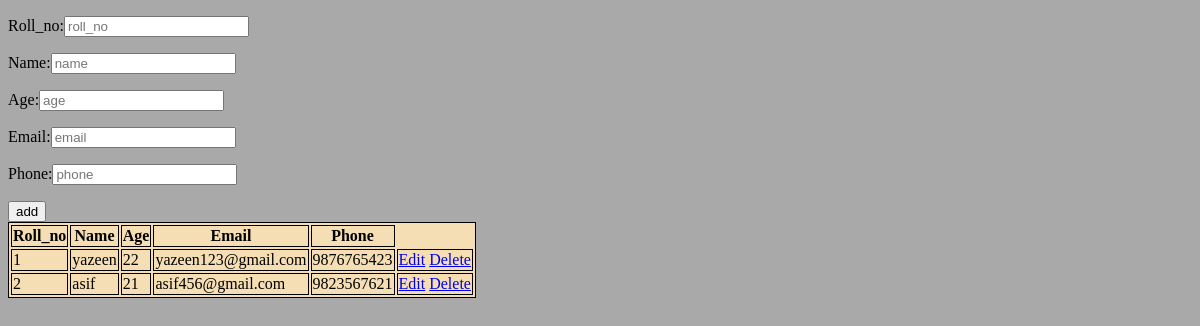
The app's page /disp_std, older data.
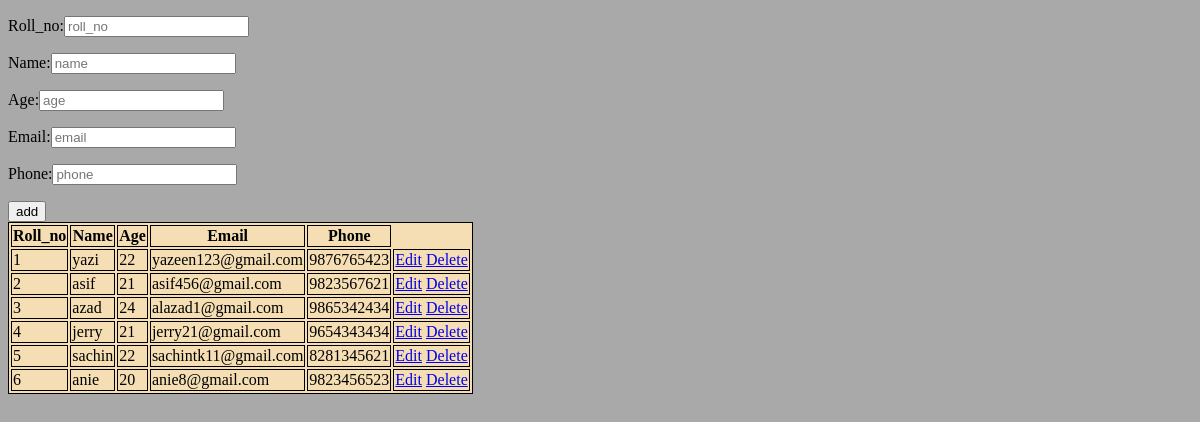
The same page, newer data.
### app1/models.py (models this page shows, shortened)
class student(models.Model):
    roll_no=models.IntegerField()
    name=models.TextField()
    age=models.IntegerField()
    email=models.EmailField()
    phone=models.IntegerField()

### app1/views.py (the view)
# urls.py: path('disp_std',views.disp_std),
def disp_std(req):
    data=student.objects.all()
    return render(req,'display_std.html',{'data':data})

### templates/display_std.html (shortened to what this page needs)
<!DOCTYPE html>
<html lang="en">
<head>
</head>
<body>
    <form action="add_std" method="post">
        <p>Roll_no:<input type="number" placeholder="roll_no" name="roll_no"></p>
        <p>Name:<input type="text" placeholder="name" name="name"></p>
        <p>Age:<input type="number" placeholder="age" name="age"></p>
        <p>Email:<input type="email" placeholder="email" name="email"></p>
        <p>Phone:<input type="tel" placeholder="phone" name="phone"></p>
        <input type="submit" value="add">
    </form>
    <table>
        <tr>
            <th>Roll_no</th>
            <th>Name</th>
            <th>Age</th>
            <th>Email</th>
            <th>Phone</th>
        </tr>
        {% for std in data %}
        <tr>
            <td>{{std.roll_no}}</td>
            <td>{{std.name}}</td>
            <td>{{std.age}}</td>
            <td>{{std.email}}</td>
            <td>{{std.phone}}</td>
            <td>
                <a href="edit_std/{{std.pk}}">Edit</a>
                <a href="delete_std/{{std.pk}}">Delete</a>
            </td>
        </tr>
        {% endfor %}
    </table>
</body>
</html>

### templates/display_std.html (style rules this page uses)
table,td,th { border: 1px solid black; background-color:wheat ; }
body { background-color: darkgrey; }

Row changes from the older to the newer data that the page shows:
changed student "yazeen123@gmail.com": name "yazeen" → "yazi"
added student: roll_no "3", name "azad", age "24", email "alazad1@gmail.com", phone "9865342434"
added student: roll_no "4", name "jerry", age "21", email "jerry21@gmail.com", phone "9654343434"
added student: roll_no "5", name "sachin", age "22", email "sachintk11@gmail.com", phone "8281345621"
added student: roll_no "6", name "anie", age "20", email "anie8@gmail.com", phone "9823456523"
